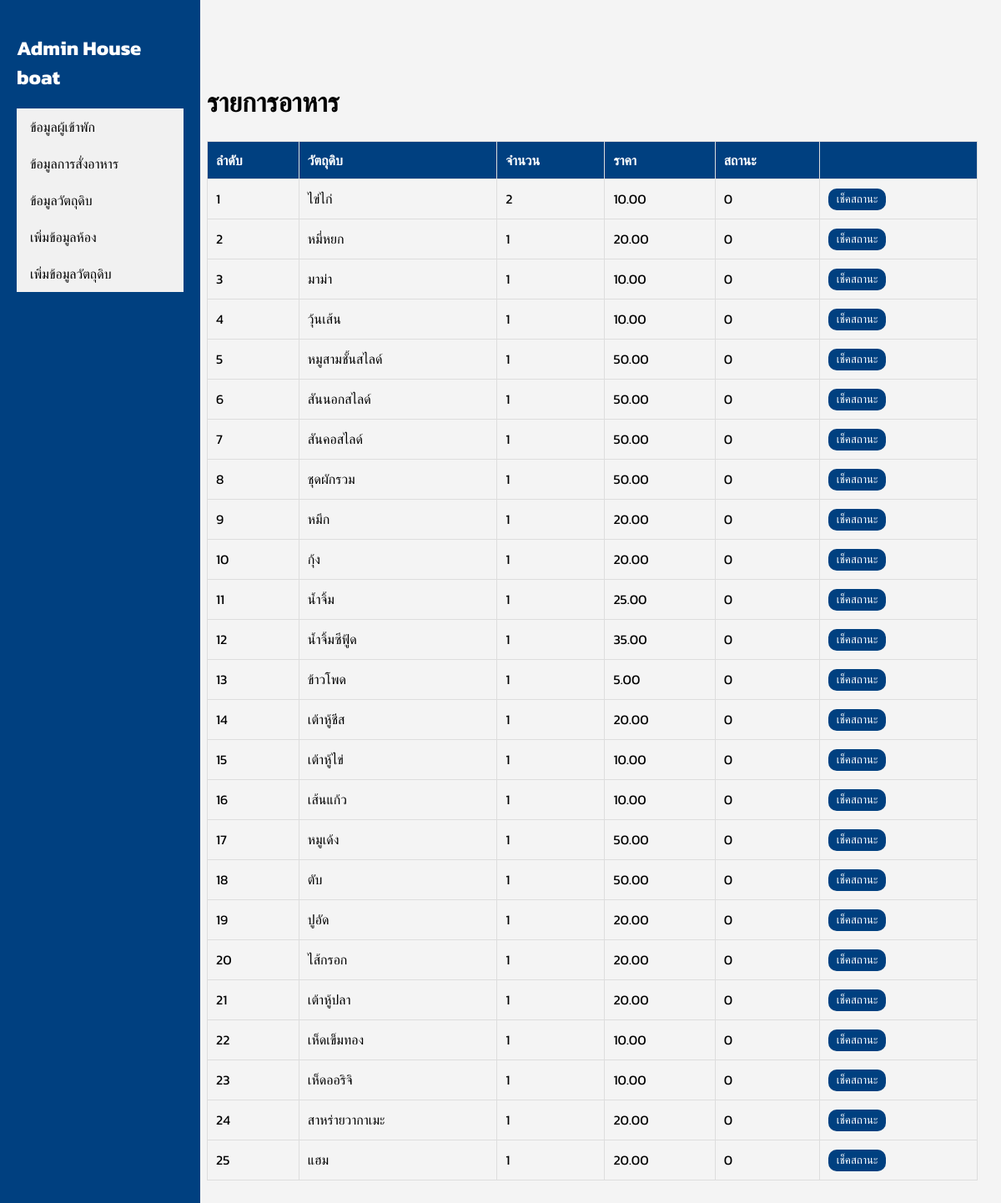
Page /admin/ingredients/adminingredients.php on the committed database.
### tables this page shows
CREATE TABLE `ingredients` (
  `in_id` int(11) NOT NULL,
  `in_name` varchar(50) NOT NULL,
  `in_unit` int(11) NOT NULL,
  `in_price` int(11) NOT NULL,
  `in_picture` longblob NOT NULL,
  `in_status` int(11) NOT NULL
);

### admin/ingredients/adminingredients.php (the view, shortened to what this page needs)
<?php require 'server.php'; ?>
<!DOCTYPE html>
<html lang="en">
<head>
</head>
<body>
<div class="sidebar">
<h2>Admin House boat</h2>
<ul>
<li><a href="adminpage.php">ข้อมูลผู้เข้าพัก</a></li>
            <li><a href="adminmenu.php">ข้อมูลการสั่งอาหาร</a></li>
            <li><a href="adminingredients.php">ข้อมูลวัตถุดิบ</a></li>
            <li><a href="insertroom.php">เพิ่มข้อมูลห้อง</a></li>
            <li><a href="insertingredients.php">เพิ่มข้อมูลวัตถุดิบ</a></li>
        </ul>
    </div>
    <div class="container">
    <h1>รายการอาหาร</h1>
    <table class="table table-striped">
        <tr>
            <th>ลำดับ</th>
            <th>วัตถุดิบ</th>
            <th>จำนวน</th>
            <th>ราคา</th>
            <th>สถานะ</th>
            <th></th>
        </tr>
        <?php
        $search = isset($_GET['search']) ? $_GET['search'] : '';
        $sql = "SELECT * FROM ingredients WHERE in_status LIKE '%$search%'";
        $result = mysqli_query($conn, $sql);
        while ($row = mysqli_fetch_array($result)) {
        ?>
            <tr>
                <td><?= $row["in_id"] ?></td>
                <td><?= $row["in_name"] ?></td>
                <td><?= $row["in_unit"] ?></td>
                <td><?= number_format($row["in_price"], 2) ?></td>
                <td><?= $row["in_status"] ?></td>
                <td><button class="check-button" onclick="checkAvailability(<?= $row['in_id'] ?>)">เช็คสถานะ</button></td>
            </tr>
        <?php
        }
        ?>
    </div>
</body>
</html>

### admin/ingredients/adminingredients.php (style rules this page uses)
body { font-family: 'Kanit', sans-serif; background-color: #f4f4f4; display: flex; flex-direction: row; }
.sidebar { width: 200px; background-color: #004080; color: #fff; padding: 20px; position: fixed; left: 0; top: 0; bottom: 0; }
.container { margin-left: 220px; margin-top: 50px; flex: 1; padding: 20px; }
table { width: 100%; margin-top: 20px; border-collapse: collapse; }
th, td { border: 1px solid #ddd; padding: 10px; text-align: left; }
th { background-color: #004080; color: #fff; }
ul { list-style-type: none; margin: 0; padding: 0; width: 200px; background-color: #f1f1f1; }
li a { display: block; color: black; padding: 10px 16px; text-decoration: none; transition: background-color 0.3s; }
button { background-color: #004080; color: #fff; padding: 5px 10px; border: none; border-radius: 10px; }

### rows in the picture
ingredients: in_id "1", in_name "ไข่ไก่", in_unit "2", in_price "10.00", in_status "0"
ingredients: in_id "2", in_name "หมี่หยก", in_unit "1", in_price "20.00", in_status "0"
ingredients: in_id "3", in_name "มาม่า", in_unit "1", in_price "10.00", in_status "0"
ingredients: in_id "4", in_name "วุ้นเส้น", in_unit "1", in_price "10.00", in_status "0"
ingredients: in_id "5", in_name "หมูสามชั้นสไลด์", in_unit "1", in_price "50.00", in_status "0"
ingredients: in_id "6", in_name "สันนอกสไลด์", in_unit "1", in_price "50.00", in_status "0"
ingredients: in_id "7", in_name "สันคอสไลด์", in_unit "1", in_price "50.00", in_status "0"
ingredients: in_id "8", in_name "ชุดผักรวม", in_unit "1", in_price "50.00", in_status "0"
ingredients: in_id "9", in_name "หมึก", in_unit "1", in_price "20.00", in_status "0"
ingredients: in_id "10", in_name "กุ้ง", in_unit "1", in_price "20.00", in_status "0"
ingredients: in_id "11", in_name "น้ำจิ้ม", in_unit "1", in_price "25.00", in_status "0"
ingredients: in_id "12", in_name "น้ำจิ้มซีฟู้ด", in_unit "1", in_price "35.00", in_status "0"
ingredients: in_id "13", in_name "ข้าวโพด", in_unit "1", in_price "5.00", in_status "0"
ingredients: in_id "14", in_name "เต้าหู้ชีส", in_unit "1", in_price "20.00", in_status "0"
ingredients: in_id "15", in_name "เต้าหู้ไข่", in_unit "1", in_price "10.00", in_status "0"
ingredients: in_id "16", in_name "เส้นแก้ว", in_unit "1", in_price "10.00", in_status "0"
ingredients: in_id "17", in_name "หมูเด้ง", in_unit "1", in_price "50.00", in_status "0"
ingredients: in_id "18", in_name "ตับ", in_unit "1", in_price "50.00", in_status "0"
ingredients: in_id "19", in_name "ปูอัด", in_unit "1", in_price "20.00", in_status "0"
ingredients: in_id "20", in_name "ไส้กรอก", in_unit "1", in_price "20.00", in_status "0"
ingredients: in_id "21", in_name "เต้าหู้ปลา", in_unit "1", in_price "20.00", in_status "0"
ingredients: in_id "22", in_name "เห็ดเข็มทอง", in_unit "1", in_price "10.00", in_status "0"
ingredients: in_id "23", in_name "เห็ดออริจิ", in_unit "1", in_price "10.00", in_status "0"
ingredients: in_id "24", in_name "สาหร่ายวากาเมะ", in_unit "1", in_price "20.00", in_status "0"
ingredients: in_id "25", in_name "แฮม", in_unit "1", in_price "20.00", in_status "0"
